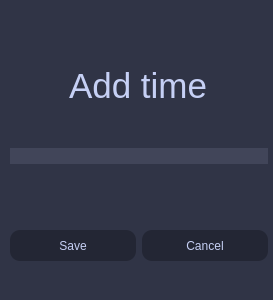
<?xml version="1.0" encoding="UTF-8"?>
<ui version="4.0">
 <class>Dialog</class>
 <widget class="QDialog" name="Dialog">
  <property name="geometry">
   <rect>
    <x>0</x>
    <y>0</y>
    <width>273</width>
    <height>300</height>
   </rect>
  </property>
  <property name="windowTitle">
   <string>Dialog</string>
  </property>
  <property name="styleSheet">
   <string notr="true">background-color: #303446;</string>
  </property>
  <widget class="QWidget" name="">
   <property name="geometry">
    <rect>
     <x>10</x>
     <y>30</y>
     <width>258</width>
     <height>231</height>
    </rect>
   </property>
   <layout class="QVBoxLayout" name="verticalLayout_2">
    <item>
     <layout class="QVBoxLayout" name="verticalLayout">
      <item alignment="Qt::AlignHCenter">
       <widget class="QLabel" name="label">
        <property name="styleSheet">
         <string notr="true">color: #c6d0f5;
font-size: 35px</string>
        </property>
        <property name="text">
         <string>Add time</string>
        </property>
       </widget>
      </item>
      <item>
       <widget class="QLineEdit" name="lineEdit">
        <property name="styleSheet">
         <string notr="true">Background: #414559;
border-radius: 10%;</string>
        </property>
        <property name="frame">
         <bool>false</bool>
        </property>
        <property name="clearButtonEnabled">
         <bool>false</bool>
        </property>
       </widget>
      </item>
      <item>
       <spacer name="verticalSpacer">
        <property name="orientation">
         <enum>Qt::Vertical</enum>
        </property>
        <property name="sizeType">
         <enum>QSizePolicy::Fixed</enum>
        </property>
        <property name="sizeHint" stdset="0">
         <size>
          <width>20</width>
          <height>30</height>
         </size>
        </property>
       </spacer>
      </item>
     </layout>
    </item>
    <item>
     <spacer name="verticalSpacer_2">
      <property name="orientation">
       <enum>Qt::Vertical</enum>
      </property>
      <property name="sizeType">
       <enum>QSizePolicy::Fixed</enum>
      </property>
      <property name="sizeHint" stdset="0">
       <size>
        <width>20</width>
        <height>30</height>
       </size>
      </property>
     </spacer>
    </item>
    <item>
     <layout class="QHBoxLayout" name="horizontalLayout">
      <item>
       <widget class="QPushButton" name="save_button">
        <property name="minimumSize">
         <size>
          <width>111</width>
          <height>31</height>
         </size>
        </property>
        <property name="styleSheet">
         <string notr="true">border-radius: 10% ;
background-color: #232634;
color: #c6d0f5;</string>
        </property>
        <property name="text">
         <string>Save</string>
        </property>
        <property name="checkable">
         <bool>false</bool>
        </property>
        <property name="checked">
         <bool>false</bool>
        </property>
       </widget>
      </item>
      <item>
       <widget class="QPushButton" name="cancel_button">
        <property name="enabled">
         <bool>true</bool>
        </property>
        <property name="minimumSize">
         <size>
          <width>111</width>
          <height>31</height>
         </size>
        </property>
        <property name="styleSheet">
         <string notr="true">border-radius: 10% ;
background-color: #232634;
color: #c6d0f5;</string>
        </property>
        <property name="text">
         <string>Cancel</string>
        </property>
        <property name="checkable">
         <bool>false</bool>
        </property>
        <property name="checked">
         <bool>false</bool>
        </property>
       </widget>
      </item>
     </layout>
    </item>
   </layout>
  </widget>
 </widget>
 <resources/>
 <connections/>
</ui>
